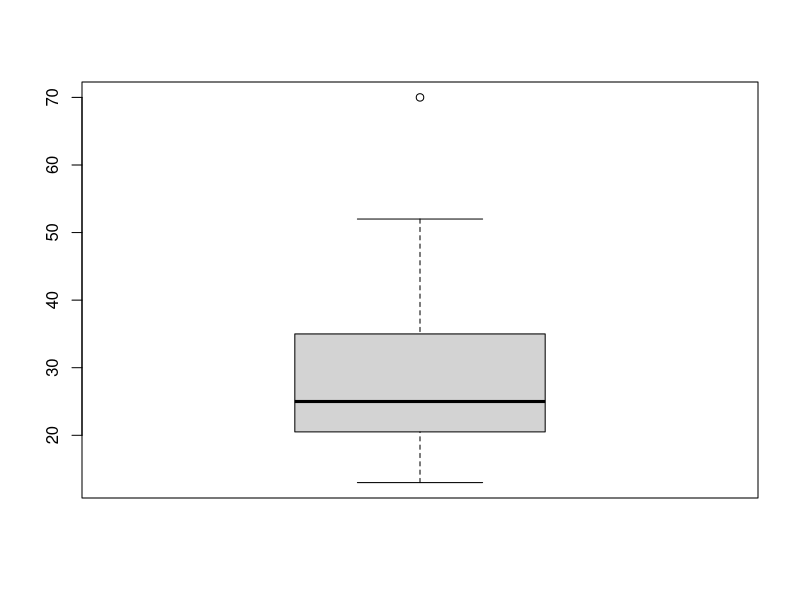
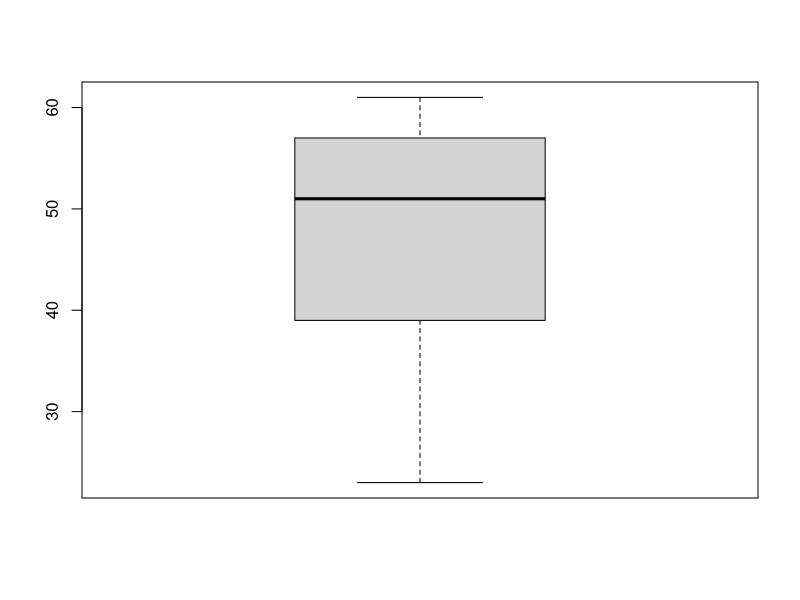
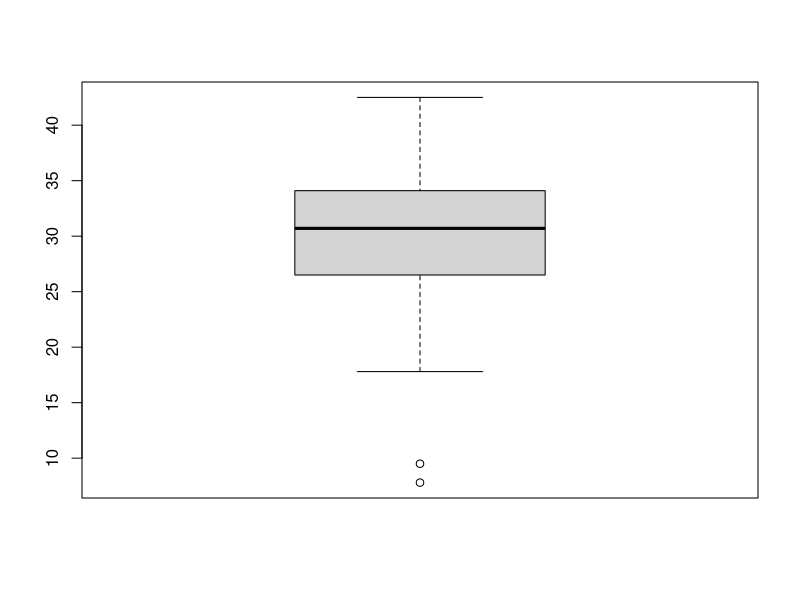
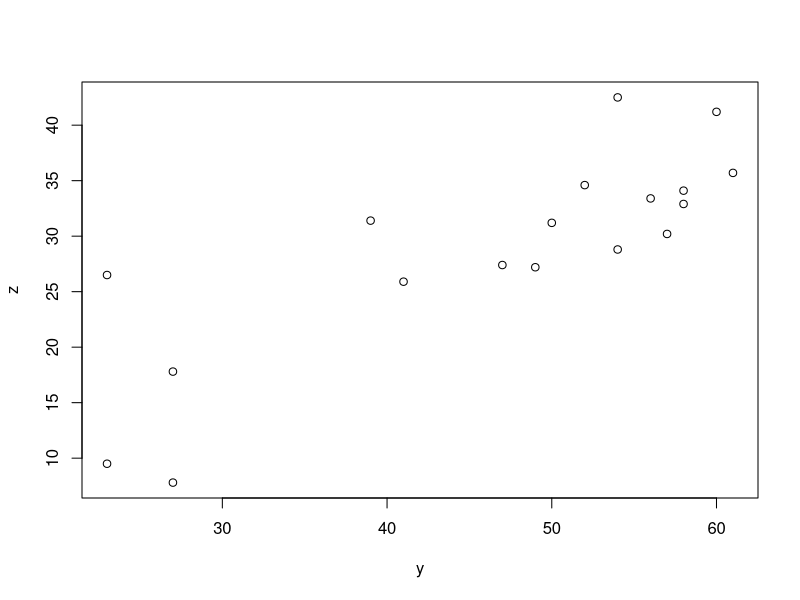

Source code (R) for these figures, in order:
x <- c(13,15,16,16,19,20,20,21,22,22,25,25,25,25,30,33,33,35,35,35,35,36,40,45,46,52,70)

summary(x)
boxplot(x)
fivenum(x)

y<-c(23,23,27,27,39,41,47,49,50,52,54,54,56,57,58,58,60,61)
z<-c(9.5,26.5,7.8,17.8,31.4,25.9,27.4,27.2,31.2,34.6,42.5,28.8,33.4,30.2,34.1,32.9,41.2,35.7)
summary(y)
summary(z)
boxplot(y)
boxplot(z)
plot(y,z)

